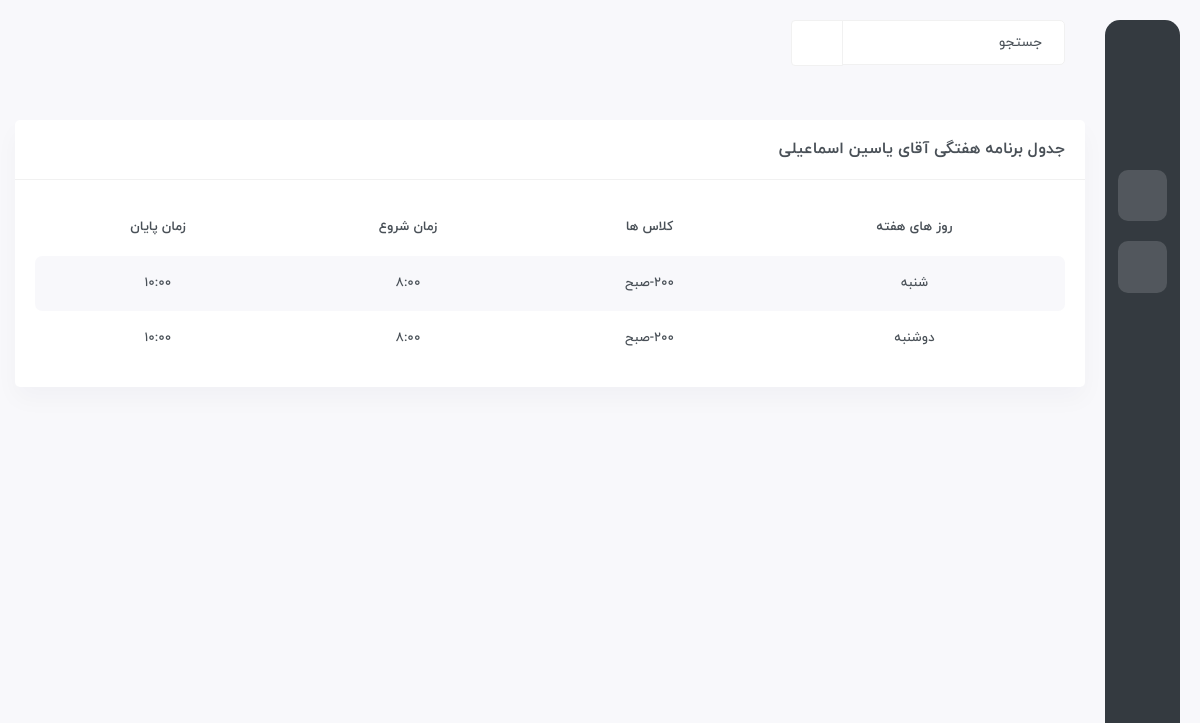
The page / (signed in) on the database as committed earlier.
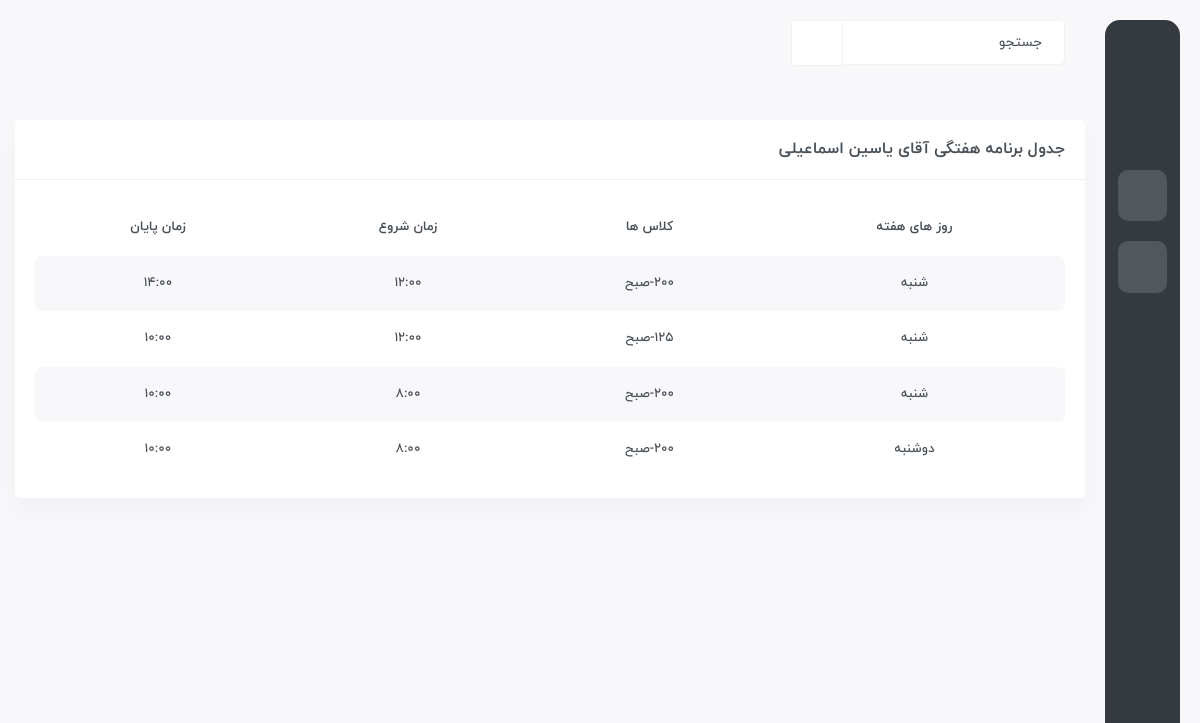
The same page on the database as committed later.
### teacher/models.py (models this page shows, shortened)
class TeacherWeek(models.Model):
    teacher = models.ForeignKey(User, on_delete=models.CASCADE, verbose_name='نام معلم')
    classes = models.ForeignKey(Class, on_delete=models.CASCADE, verbose_name='نام کلاس')
    day = models.CharField(max_length=10, choices=WEEK, verbose_name='روز های هفته')
    start_time = models.TimeField(verbose_name='شروع ساعت کلاس')
    end_time = models.TimeField(verbose_name='پایان ساعت کلاس')

### Student/models.py (models this page shows)
class Class(models.Model):
    number = models.IntegerField()
    shift = models.CharField(choices=SHIFT, max_length=3)
    def __str__(self):
        return f'{self.number}-{self.shift}'

### Student/views.py (the view)
class IndexView(LoginRequiredMixin, generic.View):
    login_url = 'account:login'
    template_name = 'home.html'
    def get(self, request):
        if request.user.is_superuser:
            student_m = models.Student.objects.filter(class_id__shift='صبح').count()
            student_e = models.Student.objects.filter(class_id__shift='عصر').count()
            c = {
                'student_m': student_m,
                'student_e': student_e,
            }
            assign_m = models.Assign.objects.filter(class_id__shift='صبح')
            assign_e = models.Assign.objects.filter(class_id__shift='عصر')
            if assign_m.exists():
                c['class_room_m'] = assign_m
            if assign_e.exists():
                c['class_room_e'] = assign_e
            return render(request, self.template_name, c)
        else:
            self.template_name = 'teacher.html'
            teacher = User.objects.get(username=request.user.username)
            teacher_week_table = TeacherWeek.objects.filter(teacher=teacher).order_by('-day', '-start_time')
            context = {
                'teacher': teacher,
                'teacher_wt': teacher_week_table
            }
            return render(request, self.template_name, context)

### teacher/templates/teacher.html (shortened to what this page needs)
{% extends 'base.html' %}
{% load static %}
{% block body %}
	<div id="main-wrapper">
	    <div class="content-body">
            <div class="container">
                <div class="row">
                    <div class="col-xxl-12 col-xl-12">
                        <div class="card">
                        <div class="card-header">
                            <h4 class="card-title">جدول برنامه هفتگی آقای  {{ teacher.get_full_name }}</h4>
                        </div>
                        <div class="card-body">
                            <div class="table-responsive transaction-table">
                            <table class="table table-striped responsive-table text-center">
                                <thead>
                                <tr>
                                    <th>روز های هفته</th>
                                    <th>کلاس ها</th>
                                    <th>زمان شروع</th>
                                    <th>زمان پایان</th>
                                </tr>
                                </thead>
                                <tbody>
                                {% for t in teacher_wt %}
                                    <tr>
                                            <td>{{ t.day }}</td>
                                            <td>{{ t.classes }}</td>
                                            <td>{{ t.start_time }}</td>
                                            <td>{{ t.end_time }}</td>
                                    </tr>
                                {% endfor %}
                                </tbody>
                            </table>
                            </div>
                        </div>
                        </div>
                    </div>
                </div>
            </div>
	</div>
{% endblock %}

### Student/templates/base.html (shortened to what this page needs)
{% load static %}
<!DOCTYPE html>
<html lang="en">
<head>
	<link rel="stylesheet" type="text/css" href="{% static 'vendor/slick/slick.css' %}">
	<link rel="stylesheet" href="{% static 'css/style.css' %}">
	<link rel="stylesheet" href="{% static 'admin/jquery.ui.datepicker.jalali/themes/base/jquery-ui.min.css' %}">
    <link href="//cdn.bootcss.com/bootstrap-datetimepicker/4.17.44/css/bootstrap-datetimepicker.min.css" rel="stylesheet">
</head>
<body dir="rtl">
	<div class="header">
		<div class="container">
		    <div class="row">
				<div class="col-xxl-12">
					<div class="header-content">
					<div class="header-left">
						<div class="search">
						<form action="/search/" method="GET">
							<div class="input-group">
							<input type="text" class="form-control" name="query" placeholder="جستجو">
							<button type="submit" class="input-group-text btn"><i class="icofont-search text-secondary"></i></button>
							</div>
						</form>
						</div>
					</div>
					<div class="header-right">
						<div class="dark-light-toggle" onclick="themeToggle()">
						<span class="dark"><i class="icofont-moon"></i></span>
						</div>
					</div>
					</div>
				</div>
		    </div>
		</div>
	</div>
	{% include 'sidebar.html' %}
    {% block body %}{% endblock %}
</body>
</html>

### Student/templates/sidebar.html (shortened to what this page needs)
{% load static %}
<div class="sidebar">
    <div class="brand-logo">
    </div>
    <div class="menu">
        <ul>
        <li>
            <a href="{% url 'student:index' %}" data-toggle="tooltip" data-placement="right" title="خانه">
            <span><i class="icofont-ui-home"></i></span>
            </a>
        </li>
        <li><a href="" data-toggle="tooltip" data-placement="right" title="اطلاعات کاربری">
            <span><i class="icofont-user"></i></span>
            </a>
        </li>
        <li class="logout"><a href="{% url 'account:logout' %}" data-toggle="tooltip" data-placement="right" title="خروج">
            <span><i class="icofont-power"></i></span>
            </a>
        </li>
        </ul>
    </div>
</div>

Rows that differ between the two databases and show on the page:
added TeacherWeek: day "شنبه", classes "200-صبح", start_time "12:00", end_time "14:00"
added TeacherWeek: day "شنبه", classes "125-صبح", start_time "12:00", end_time "10:00"
